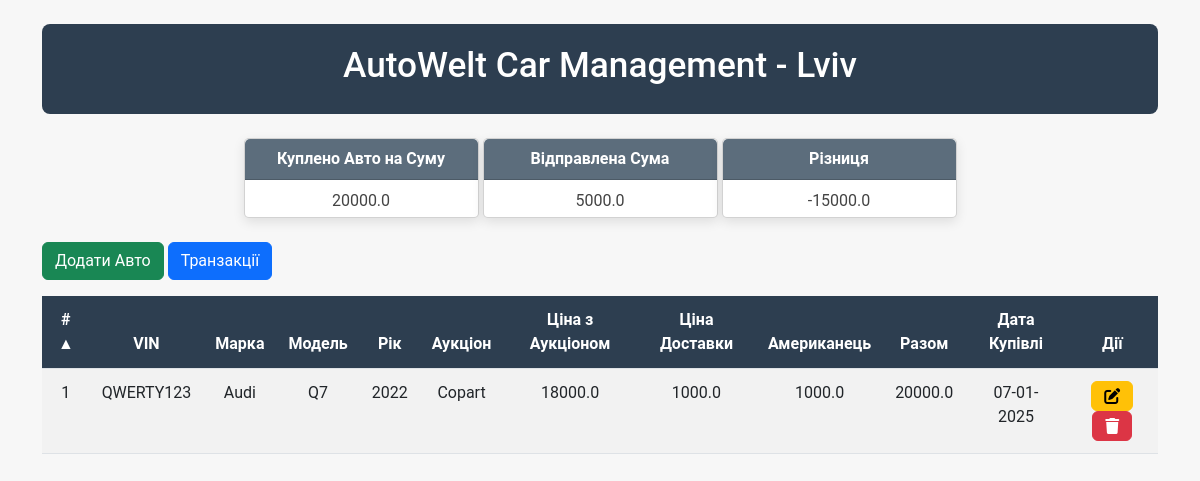
/dashboard, run on the app's committed database.
### app.py (models this page shows)
class Car(db.Model):
    id = db.Column(db.Integer, primary_key=True)
    vin = db.Column(db.String(20))
    make = db.Column(db.String(50))
    model = db.Column(db.String(50))
    year = db.Column(db.Integer)
    auction = db.Column(db.String(50))
    buy_price = db.Column(db.Float)
    delivery = db.Column(db.Float)
    american_fee = db.Column(db.Float)
    buy_date = db.Column(db.Date)

### app.py (the view, shortened to what this page needs)
@app.route('/dashboard', methods=['GET', 'POST'])
def dashboard():
    cars = Car.query.all()
    transactions = Transaction.query.all()
    stats = calculate_totals(cars, transactions)
    return render_template('index.html', cars=cars, stats=stats)

### app.py (called while the page is built)
def calculate_totals(cars, transactions):
    total_buy_price = sum(car.buy_price + car.delivery + car.american_fee for car in cars)
    total_send_sum = sum(transaction.sum for transaction in transactions)
    difference_sum = (total_send_sum - total_buy_price)
    return {
        'Total Buy Price': total_buy_price,
        'Total Send Sum': total_send_sum,
        'Difference Sum': difference_sum
    }

### templates/index.html (shortened to what this page needs)
<!DOCTYPE html>
<html lang="en">
<head>
    <link href="https://cdn.jsdelivr.net/npm/bootstrap@5.3.0-alpha1/dist/css/bootstrap.min.css" rel="stylesheet">
    <link rel="stylesheet" type="text/css" href="{{ url_for('static', filename='css/styles.css') }}">
    <link href="https://cdnjs.cloudflare.com/ajax/libs/font-awesome/6.0.0/css/all.min.css" rel="stylesheet">
</head>
<body>
    <div class="container mt-4">
        <header>
            <h1>AutoWelt Car Management - Lviv</h1>
        </header>
        <section class="row mt-4">
            <div class="card-container">
                <div class="card">
                    <div class="card-header">Куплено Авто на Суму</div>
                    <div class="card-body">{{ stats['Total Buy Price'] }}</div>
                </div>
                <div class="card">
                    <div class="card-header">Відправлена Сума</div>
                    <div class="card-body">{{ stats['Total Send Sum'] }}</div>
                </div>
                <div class="card">
                    <div class="card-header">Різниця</div>
                    <div class="card-body">{{ stats['Difference Sum'] }}</div>
                </div>
            </div>
        </section>
        <section class="mt-4">
            <button class="btn btn-success mb-3" data-bs-toggle="modal" data-bs-target="#addCarModal">Додати Авто</button>
            <button class="btn btn-primary mb-3" onclick="window.location.href='/transactions'">Транзакції</button>
            <div style="overflow-x: auto;">
                <table class="table table-striped">
                    <thead>
                        <tr>
                            <th onclick="sortTable(0)">
                                # <span class="sort-indicator"></span>
                            </th>
                            <th onclick="sortTable(1)">
                                VIN
                            </th>
                            <th onclick="sortTable(2)">
                                Марка
                            </th>
                            <th onclick="sortTable(3)">
                                Модель
                            </th>
                            <th onclick="sortTable(4)">
                                Рік
                            </th>
                            <th onclick="sortTable(5)">
                                Аукціон
                            </th>
                            <th onclick="sortTable(6)">
                                Ціна з Аукціоном
                            </th>
                            <th onclick="sortTable(7)">
                                Ціна Доставки
                            </th>
                            <th onclick="sortTable(8)">
                                Американець
                            </th>
                            <th onclick="sortTable(9)">
                                Разом
                            </th>
                            <th onclick="sortTable(9)">
                                Дата Купівлі
                            </th>
                            <th>Дії</th>
                        </tr>
                    </thead>
                    <tbody>
                        {% for car in cars %}
                        <tr>
                            <td></td>
                            <td>{{ car.vin }}</td>
                            <td>{{ car.make }}</td>
                            <td>{{ car.model }}</td>
                            <td>{{ car.year }}</td>
                            <td>{{ car.auction }}</td>
                            <td>{{ car.buy_price }}</td>
                            <td>{{ car.delivery }}</td>
                            <td>{{ car.american_fee }}</td>
                            <td>{{ car.buy_price +  car.delivery + car.american_fee}}</td>
                            <td>{{ car.buy_date.strftime('%d-%m-%Y') }}</td>
                            <td>
                                <button class="btn btn-warning fas fa-edit" onclick="openEditPopup({{ car.id }})"></button>
                                <button class="btn btn-danger fas fa-trash" onclick="confirmDelete({{ car.id }})"></button>
                            </td>
                        </tr>
                        {% endfor %}
                    </tbody>
                </table>
            </div>
        </section>
    </div>
</body>
</html>

### static/css/styles.css (style rules this page uses)
body { font-family: 'Roboto', sans-serif; background-color: #f7f7f7; color: #333; }
header { background-color: #2d3e50; color: white; padding: 20px 25px; text-align: center; border-radius: 8px; }
header h1 { font-size: 2.2rem; font-weight: 500; }
.card-container { display: flex; flex-wrap: wrap; gap: 4px; justify-content: center; padding: 0px; }
.card { background-color: #ffffff; border-radius: 5px; box-shadow: 0 4px 12px rgba(0, 0, 0, 0.1); width: 235px; padding: 0px; text-align: center; display: flex; flex-direction: column; justify-content: space-between; transition: transform 0.3s ease, box-shadow 0.3s ease; }
.card-header { background-color: #5C6D7C; color: white; font-weight: bold; padding: 8px 0px; border-radius: 12px 12px 0 0; width: 100%; text-align: center; font-size: 1rem; margin-bottom: 5px; }
.card-body { padding: 0px; font-size: 1rem; color: #444; flex-grow: 1; line-height: 2; text-align: center; }
.table th, .table td { padding: 12px; text-align: center; }
.table th { background-color: #2d3e50; color: white; font-weight: bold; }
.table-striped tbody tr:nth-of-type(odd) { background-color: #f9f9f9; }
button { background-color: #1d7c88; color: white; border: none; padding: 10px 15px; border-radius: 5px; font-size: 15px; cursor: pointer; transition: background-color 0.3s ease-in-out; }
th { cursor: pointer; position: relative; }

### data on the page
Car: vin "QWERTY123", make "Audi", model "Q7", year "2022", auction "Copart", buy_price "18000.0", delivery "1000.0", american_fee "1000.0", car.buy_price+car.delivery+car.american_fee "20000.0", buy_date "07-01-2025"

### other printed values
{{ stats['Total Buy Price'] }} "20000.0"
{{ stats['Total Send Sum'] }} "5000.0"
{{ stats['Difference Sum'] }} "-15000.0"
